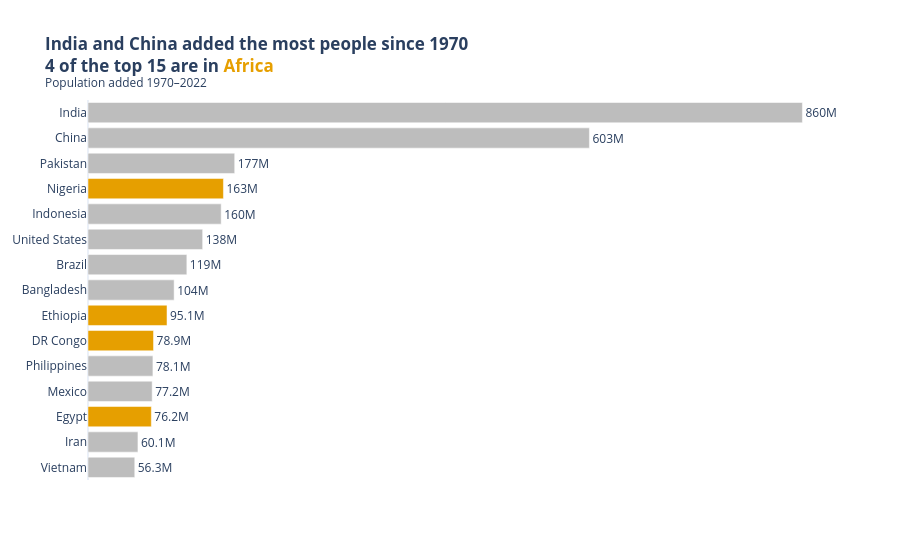

The notebook cell saved with this chart:
### Markdown cell above
**Chart choice & justification:** *Which chart did you choose, and why? Justify design choices.

*YOUR ANSWER HERE*

**Sorted horizontal bar graph.** This is a comparison of one figure among 15 named countries. The sorting of the bars makes the rank evident, while the horizontal bars help in maintaining readability of the country names. Only Africa is colored (orange), and hence the “how many in Africa” question can easily be answered. Numbers are shown on the bars, and hence the x-axis is omitted.
**Finding:** India (+860M) and China (+603M) dominate. Four of the top 15 belong to Africa: Nigeria, Ethiopia, DRC, and Egypt.

### Code cell
# Q2

df['Added'] = df['2022 Population'] - df['1970 Population']
top15 = df.nlargest(15, 'Added').sort_values('Added')
top15['Group'] = np.where(top15['Continent'] == 'Africa', 'Africa', 'Other continents')
n_africa = (top15['Continent'] == 'Africa').sum()

fig = px.bar(top15, x='Added', y='Country', orientation='h', color='Group',
             color_discrete_map={'Africa': ACCENT, 'Other continents': GREY},
             template='plotly_white',
             title=f'<b>India and China added the most people since 1970<br>'
                   f'{n_africa} of the top 15 are in <span style="color:{ACCENT}">Africa</span></b>'
                   '<br><sup>Population added 1970–2022</sup>')
fig.update_traces(texttemplate='%{x:.3s}', textposition='outside', cliponaxis=False)
fig.update_layout(showlegend=False, margin=dict(r=60))
fig.update_xaxes(title=None, showgrid=False, showticklabels=False)
fig.update_yaxes(title=None, categoryorder='total ascending')
fig.show()

### Figure 1 — Plotly figure (JSON) as saved in the notebook; plotly's stock layout.template omitted (floating-point values rounded to 4 significant figures)
{"data": [{"cliponaxis": false, "hovertemplate": "Group=Other continents<br>Added=%{x}<br>Country=%{y}<extra></extra>", "legendgroup": "Other continents", "marker": {"color": "#BDBDBD", "pattern": {"shape": ""}}, "name": "Other continents", "orientation": "h", "showlegend": true, "textposition": "outside", "texttemplate": "%{x:.3s}", "type": "bar", "x": [56258007, 60100865, 77214819, 78123423, 103644512, 118943623, 137961517, 160272945, 176533990, 603352887, 859671872], "xaxis": "x", "y": ["Vietnam", "Iran", "Mexico", "Philippines", "Bangladesh", "Brazil", "United States", "Indonesia", "Pakistan", "China", "India"], "yaxis": "y"}, {"cliponaxis": false, "hovertemplate": "Group=Africa<br>Added=%{x}<br>Country=%{y}<extra></extra>", "legendgroup": "Africa", "marker": {"color": "#E69F00", "pattern": {"shape": ""}}, "name": "Africa", "orientation": "h", "showlegend": true, "textposition": "outside", "texttemplate": "%{x:.3s}", "type": "bar", "x": [76208117, 78858479, 95071678, 162971948], "xaxis": "x", "y": ["Egypt", "DR Congo", "Ethiopia", "Nigeria"], "yaxis": "y"}], "layout": {"barmode": "relative", "legend": {"title": {"text": "Group"}, "tracegroupgap": 0}, "margin": {"r": 60}, "showlegend": false, "title": {"text": "<b>India and China added the most people since 1970<br>4 of the top 15 are in <span style=\"color:#E69F00\">Africa</span></b><br><sup>Population added 1970–2022</sup>"}, "xaxis": {"anchor": "y", "domain": [0, 1], "showgrid": false, "showticklabels": false, "title": {}}, "yaxis": {"anchor": "x", "categoryorder": "total ascending", "domain": [0, 1], "title": {}}}}
